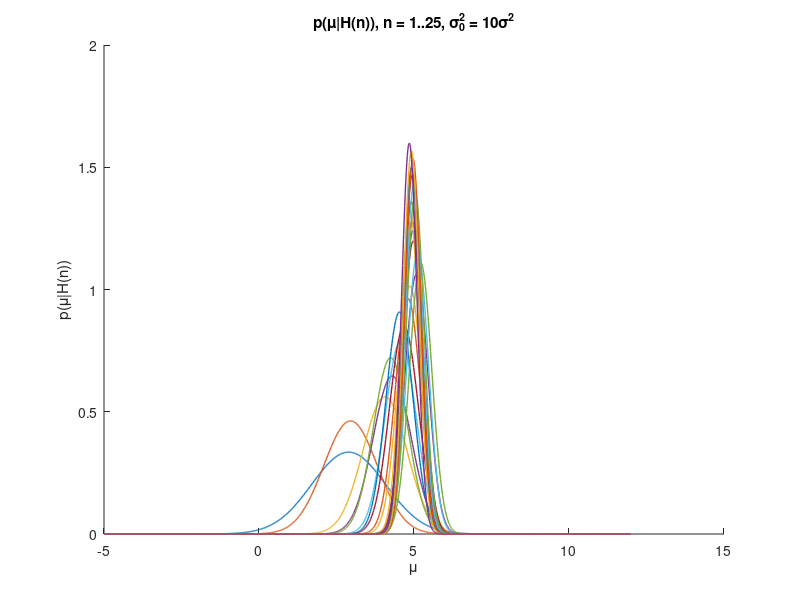
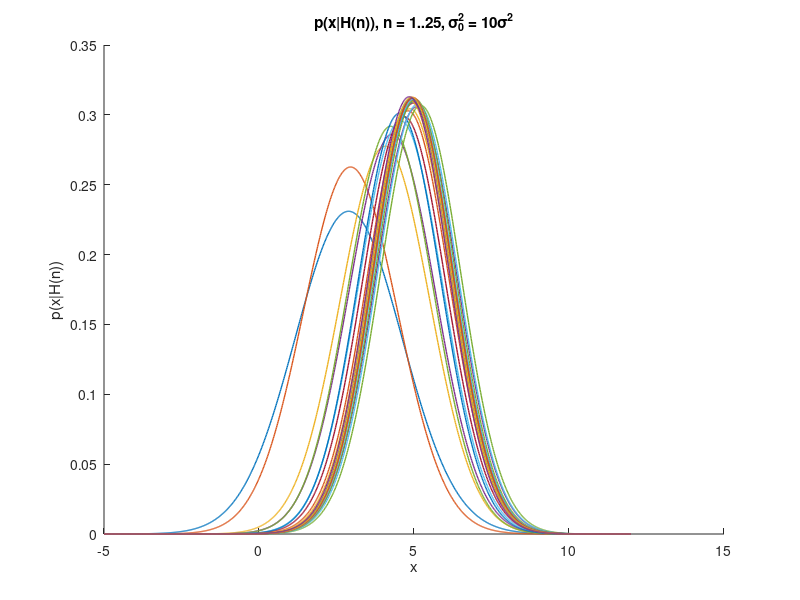
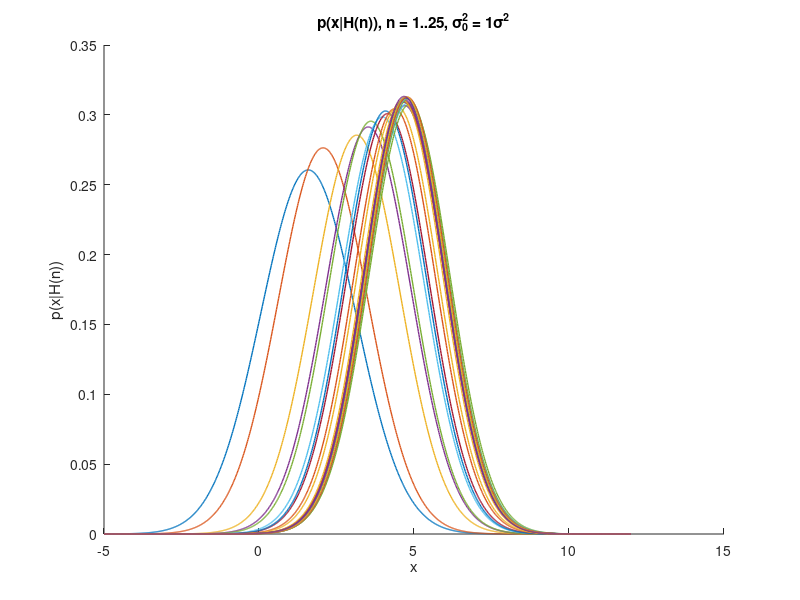
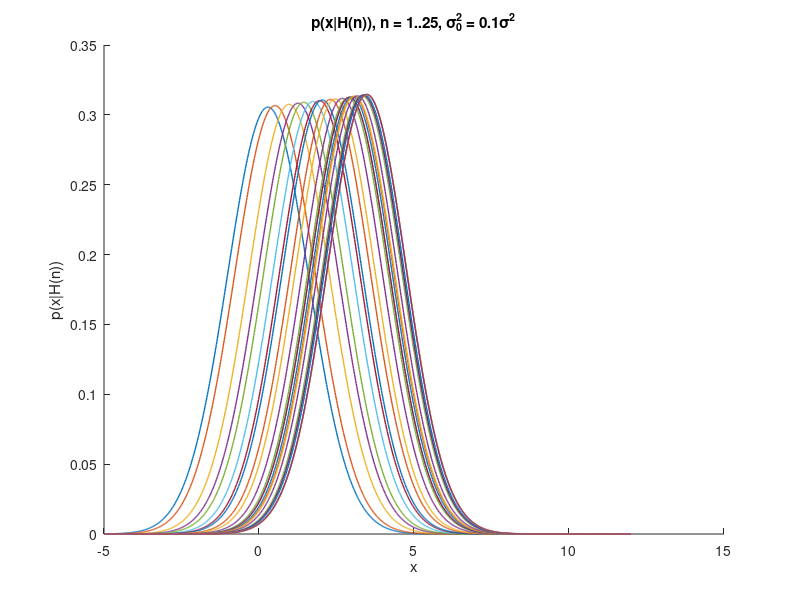

These figures' MATLAB source, in order:
clc;
clear;
close all;

% Read the n = 25 measurements. The file has the form "H(25)=[ v1 v2 ... ]",
% so it cannot be read with load(); the numbers after '[' are parsed instead.
txt = fileread('data_2_5.txt');
H = sscanf(txt(strfind(txt,'[')+1:end), '%f');
n = length(H);
sigma = 1.25;        % known standard deviation of the measurements
m0 = 0;              % prior mean of mu
a = (sigma^2);       % known variance sigma^2

% Sample mean of the first k measurements, k = 1..n
y = zeros(1,n);
for i=1:n
  y(i) = mean(H(1:i));
end

% Bayesian estimation of mu with Gaussian prior N(m0, s0) (s0 = sigma_0^2):
%   p(mu|H(n)) = N(mu_n, s_n),
%   mu_n = (n*s0*mean_n + a*m0)/(n*s0 + a),   s_n = s0*a/(n*s0 + a)
%   p(x|H(n))  = N(mu_n, a + s_n)             (predictive density)
x=linspace(-5,12,1000);

% EROTIMA A: p(mu|H(n)) for n = 1..25, sigma_0^2 = 10*sigma^2
s0 = 10*a;
figure(1);hold on;
for i = 1 : n
    mu_n = (i*s0*y(i) + a*m0)/(i*s0 + a);
    s_n  = s0*a/(i*s0 + a);
    plot(x,normpdf(x, mu_n, sqrt(s_n)),'linewidth',1);
end
hold off;
xlabel('\mu'); ylabel('p(\mu|H(n))');
title('p(\mu|H(n)), n = 1..25, \sigma_0^2 = 10\sigma^2');
fprintf('A: sigma0^2 = 10*sigma^2, n = %d: mu_n = %f, sigma_n = %f\n', n, mu_n, sqrt(s_n));

% EROTIMA B: p(x|H(n)) for n = 1..25 and for different prior variances
factors = [10, 1, 0.1, 0.01];      % sigma_0^2 = factor * sigma^2
for k = 1 : length(factors)
    s0 = factors(k)*a;
    figure(k+1);hold on;
    for i = 1 : n
        mu_n = (i*s0*y(i) + a*m0)/(i*s0 + a);
        s_n  = s0*a/(i*s0 + a);
        plot(x,normpdf(x, mu_n, sqrt(a + s_n)),'linewidth',1);
    end
    hold off;
    xlabel('x'); ylabel('p(x|H(n))');
    title(sprintf('p(x|H(n)), n = 1..25, \\sigma_0^2 = %g\\sigma^2', factors(k)));
    fprintf('B: sigma0^2 = %g*sigma^2, n = %d: mean = %f, std = %f\n', ...
            factors(k), n, mu_n, sqrt(a + s_n));
end
fprintf('Sample mean of all %d measurements: %f\n', n, y(n));
